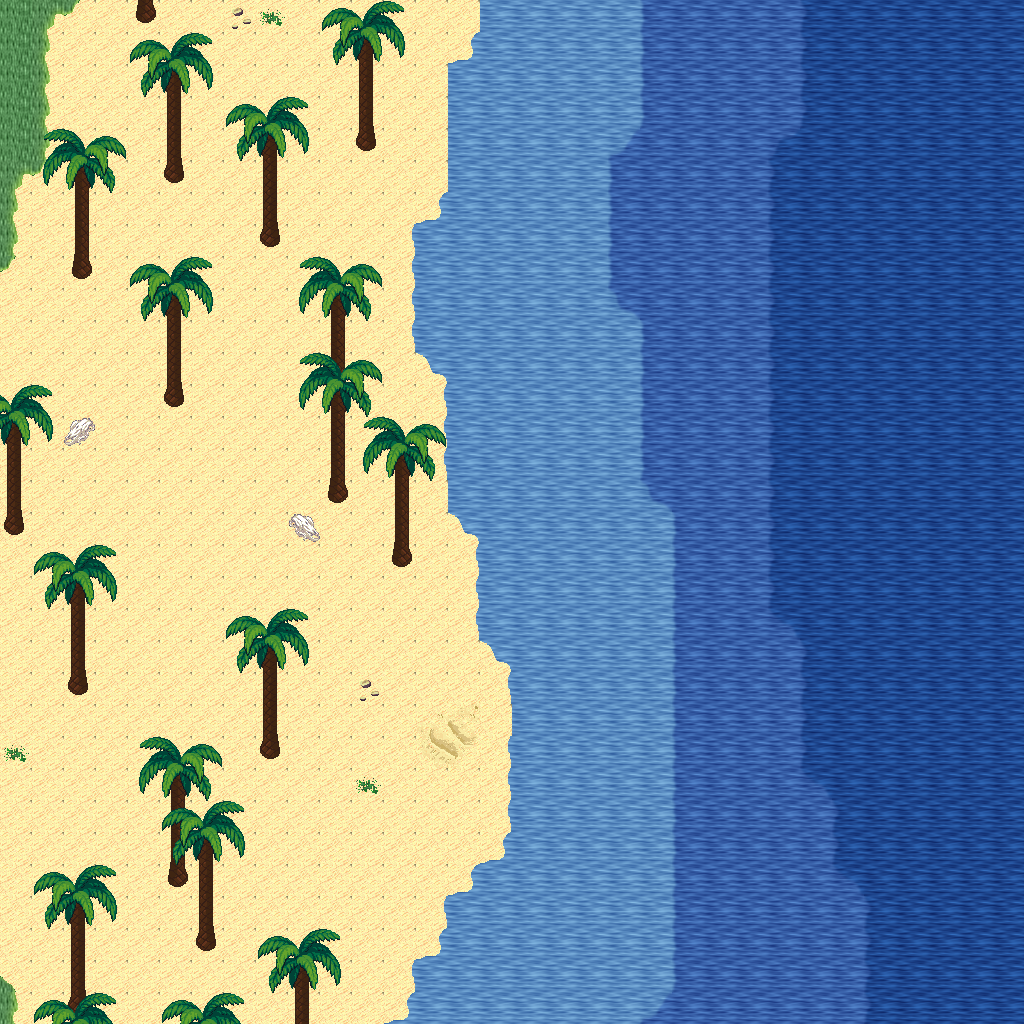

Tiled map render using the project's own tile images. Description and the map definition, with tile-layer contents summarised, below:
An orthogonal 32x32 tile map with 32x32 px tiles, 5 tile layers (Ground, Objects, Objects2, Above, ...), 1 hidden layer not drawn, 27 tilesets.

<map version="1.10" tiledversion="1.11.0" orientation="orthogonal" renderorder="right-down" width="32" height="32" tilewidth="32" tileheight="32" infinite="0" nextlayerid="11" nextobjectid="1">
 <tileset firstgid="1" name="logic_collision" tilewidth="32" tileheight="32" tilecount="1" columns="1">
  <image source="../drawable/logic_collision.png" width="32" height="32" />
 </tileset>
 <tileset firstgid="2" name="ground_ground" tilewidth="32" tileheight="32" tilecount="33" columns="3">
  <image source="../drawable/ground_ground.png" width="96" height="352" />
 </tileset>
 <tileset firstgid="35" name="ground_water_pool" tilewidth="32" tileheight="32" tilecount="72" columns="3">
  <image source="../drawable/ground_water_pool.png" width="96" height="768" />
 </tileset>
 <tileset firstgid="107" name="ground_water_pool_corners" tilewidth="32" tileheight="32" tilecount="72" columns="3">
  <image source="../drawable/ground_water_pool_corners.png" width="96" height="768" />
 </tileset>
 <tileset firstgid="179" name="ground_grass_edges" tilewidth="32" tileheight="32" tilecount="36" columns="12">
  <image source="../drawable/ground_grass_edges.png" width="384" height="96" />
 </tileset>
 <tileset firstgid="215" name="plant_grasses" tilewidth="32" tileheight="32" tilecount="6" columns="3">
  <image source="../drawable/plant_grasses.png" width="96" height="64" />
 </tileset>
 <tileset firstgid="221" name="ground_grass_corners" tilewidth="32" tileheight="32" tilecount="24" columns="6">
  <image source="../drawable/ground_grass_corners.png" width="192" height="128" />
 </tileset>
 <tileset firstgid="245" name="plant_flower_daisy_white" tilewidth="32" tileheight="32" tilecount="8" columns="2">
  <image source="../drawable/plant_flower_daisy_white.png" width="64" height="128" />
 </tileset>
 <tileset firstgid="253" name="item_corpse_huge_animal" tilewidth="32" tileheight="32" tilecount="16" columns="2">
  <image source="../drawable/item_corpse_huge_animal.png" width="64" height="256" />
 </tileset>
 <tileset firstgid="269" name="plant_cactus" tilewidth="32" tileheight="32" tilecount="2" columns="1">
  <image source="../drawable/plant_cactus.png" width="32" height="64" />
 </tileset>
 <tileset firstgid="271" name="item_corpse_skull_pale" tilewidth="32" tileheight="32" tilecount="2" columns="2">
  <image source="../drawable/item_corpse_skull_pale.png" width="64" height="32" />
 </tileset>
 <tileset firstgid="273" name="logic_creature_animal" tilewidth="32" tileheight="32" tilecount="32" columns="8">
  <image source="../drawable/logic_creature_animal.png" width="256" height="128" />
 </tileset>
 <tileset firstgid="305" name="logic_creature_golem" tilewidth="32" tileheight="32" tilecount="4" columns="4">
  <image source="../drawable/logic_creature_golem.png" width="128" height="32" />
 </tileset>
 <tileset firstgid="309" name="logic_creature_elemental" tilewidth="32" tileheight="32" tilecount="16" columns="8">
  <image source="../drawable/logic_creature_elemental.png" width="256" height="64" />
 </tileset>
 <tileset firstgid="325" name="ground_water_pool_deep" tilewidth="32" tileheight="32" tilecount="72" columns="3">
  <image source="../drawable/ground_water_pool_deep.png" width="96" height="768" />
 </tileset>
 <tileset firstgid="397" name="plant_tree_palm_trees" tilewidth="32" tileheight="32" tilecount="40" columns="4">
  <image source="../drawable/plant_tree_palm_trees.png" width="128" height="320" />
 </tileset>
 <tileset firstgid="437" name="building_roof_straw" tilewidth="32" tileheight="32" tilecount="20" columns="5">
  <image source="../drawable/building_roof_straw.png" width="160" height="128" />
 </tileset>
 <tileset firstgid="457" name="item_sign_large" tilewidth="32" tileheight="32" tilecount="15" columns="5">
  <image source="../drawable/item_sign_large.png" width="160" height="96" />
 </tileset>
 <tileset firstgid="472" name="item_campfires" tilewidth="32" tileheight="32" tilecount="2" columns="2">
  <image source="../drawable/item_campfires.png" width="64" height="32" />
 </tileset>
 <tileset firstgid="474" name="item_firewood" tilewidth="32" tileheight="32" tilecount="12" columns="3">
  <image source="../drawable/item_firewood.png" width="96" height="128" />
 </tileset>
 <tileset firstgid="486" name="logic_item_corn" tilewidth="32" tileheight="32" tilecount="5" columns="5">
  <image source="../drawable/logic_item_corn.png" width="160" height="32" />
 </tileset>
 <tileset firstgid="491" name="plant_tree_umbrella_thorn" tilewidth="32" tileheight="32" tilecount="18" columns="6">
  <image source="../drawable/plant_tree_umbrella_thorn.png" width="192" height="96" />
 </tileset>
 <tileset firstgid="509" name="logic_item_fruits" tilewidth="32" tileheight="32" tilecount="16" columns="8">
  <image source="../drawable/logic_item_fruits.png" width="256" height="64" />
 </tileset>
 <tileset firstgid="525" name="ground_sand_2" tilewidth="32" tileheight="32" tilecount="15" columns="5">
  <image source="../drawable/ground_sand_2.png" width="160" height="96" />
 </tileset>
 <tileset firstgid="540" name="ground_sand_1" tilewidth="32" tileheight="32" tilecount="10" columns="2">
  <image source="../drawable/ground_sand_1.png" width="64" height="160" />
 </tileset>
 <tileset firstgid="550" name="logic_creature_reptile" tilewidth="32" tileheight="32" tilecount="7" columns="7">
  <image source="../drawable/logic_creature_reptile.png" width="224" height="32" />
 </tileset>
 <tileset firstgid="557" name="logic_creature_human_cannibal" tilewidth="32" tileheight="32" tilecount="4" columns="4">
  <image source="../drawable/logic_creature_human_cannibal.png" width="128" height="32" />
 </tileset>
 <layer id="1" name="Ground" width="32" height="32">
  <data>[1024 cells, 1024 non-empty, 19 distinct tile ids]</data>
 </layer>
 <layer id="2" name="Objects" width="32" height="32">
  <data>[1024 cells, 67 non-empty, 11 distinct tile ids]</data>
 </layer>
 <layer id="3" name="Objects2" width="32" height="32">
  <data>[1024 cells, 0 non-empty, 0 distinct tile ids]</data>
 </layer>
 <layer id="4" name="Above" width="32" height="32">
  <data>[1024 cells, 194 non-empty, 28 distinct tile ids]</data>
 </layer>
 <layer id="5" name="Above2" width="32" height="32">
  <data>[1024 cells, 15 non-empty, 12 distinct tile ids]</data>
 </layer>
 <layer id="6" name="Walkable" width="32" height="32" visible="0">
  <data>[1024 cells, 390 non-empty, 1 distinct tile ids]</data>
 </layer>
 <objectgroup id="7" name="Mapevents" />
 <objectgroup id="8" name="Spawn" />
 <objectgroup id="9" name="Keys" />
 <objectgroup id="10" name="Replace" />
</map>
